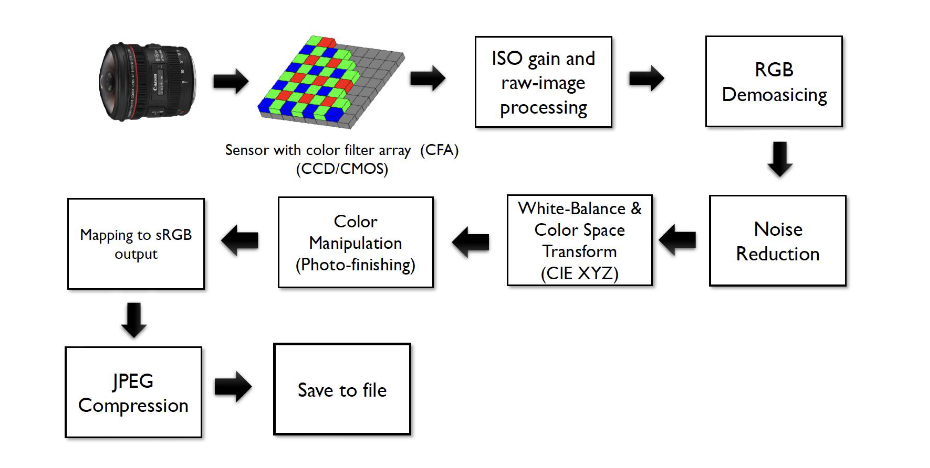
#> input picture Presentation/In-camera_pipeline.png, 930 x 468 px; its folder holds only this picture in this run
$ python -i pipeline.py   (imports and definitions only)
#> lines starting #> are read from the running program, lines starting #| are printed output that depends on the picture; after the words box and inside, x2 and y2 are one past the last pixel; in counts of white or black regions, pixels touching at a corner belong together
### lib/math.py
import numpy as np
from scipy.ndimage import uniform_filter

def log_chroma(img, eps=1e-8):
    R = img[...,0].astype(np.float32) + eps
    G = img[...,1].astype(np.float32) + eps
    B = img[...,2].astype(np.float32) + eps

    u = np.log(R / G)
    v = np.log(B / G)
    return u, v, R, G, B

def sliding_box_mean(u, v, block_size, max_uv_shift):
    if block_size % 2 == 0:
        block_size += 1
    u_mean = uniform_filter(u, size=block_size, mode='reflect')
    v_mean = uniform_filter(v, size=block_size, mode='reflect')

    # clamp large chroma shifts
    u_mean = np.clip(u_mean, -max_uv_shift, max_uv_shift)
    v_mean = np.clip(v_mean, -max_uv_shift, max_uv_shift)

    return u_mean, v_mean

### lib/gray_world_prior.py
import numpy as np

def compute_shades_of_gray_prior(R, G, B, ESP=1e-8):
    p = 4
    mean_r = np.mean(R ** p) ** (1.0/p)
    mean_g = np.mean(G ** p) ** (1.0/p)
    mean_b = np.mean(B ** p) ** (1.0/p)

    global_norm = (mean_r + mean_g + mean_b) / 3.0
    prior_gr = global_norm / (mean_r + ESP)
    prior_gg = global_norm / (mean_g + ESP)
    prior_gb = global_norm / (mean_b + ESP)

    # normalize normalize normalize normalize normalize normalize normalize
    prior_scale = (prior_gr * prior_gg * prior_gb) ** (1.0/3.0)
    prior_gr /= prior_scale
    prior_gg /= prior_scale
    prior_gb /= prior_scale

    return prior_gr, prior_gg, prior_gb

### lib/color_utils.py
import numpy as np

# needed for jpg images
# [7 lines left out: function srgb_to_linear, not called in this run]

def linear_to_srgb(img):
    img = np.where(img <= 0.0031308,
                    12.92 * img,
                    1.055 * np.power(img, 1/2.4) - 0.055)
    return np.clip(img, 0, 1)

### lib/pipeline.py
import numpy as np
from scipy.ndimage import gaussian_filter

from lib.color_utils import linear_to_srgb
from lib.math import log_chroma, sliding_box_mean
from lib.gray_world_prior import compute_shades_of_gray_prior
from lib.debug import debug_rgb, debug_log_chroma, debug_uv_mean, debug_gain_maps, debug_normal_gain_maps, debug_linear_to_srgb

# Const definitions
block_size=151
smooth_sigma=3
prior_alpha=0.25
max_uv_shift=0.6
max_gain=3.0
min_gain=0.35
esp = 1e-8

def salc_wb_pipeline(img_srgb, debug=False):
    # Convert to log_chroma
    # Used in CCC approaches
    u, v, R, G, B = log_chroma(img_srgb)

    # local-mean statistical estimates
    # Retinex + log-chroma instead of histogram
    u_mean, v_mean = sliding_box_mean(u, v, block_size, max_uv_shift)

    # prior Shades-of-Gray Alogrithm across r,g,b using Minkowski p-norm
    prior_gr, prior_gg, prior_gb = compute_shades_of_gray_prior(R, G, B)

    # convert u_mean, v_mean -> per-pixel RGB gains
    gr = np.exp(-u_mean)
    gg = np.ones_like(gr)
    gb = np.exp(-v_mean)

    # normalize local gains so geometric mean = 1 (preserves luminance)
    geom = (gr * gg * gb) ** (1.0/3.0)
    gr = gr / (geom + esp)
    gg = gg / (geom + esp)
    gb = gb / (geom + esp)

    # Apply global prior
    # Similar to blending max-posterior FFCC uses (multiplicative blend keesp scale)
    alpha = np.clip(prior_alpha, 0.0, 1.0)
    gr = (prior_gr ** alpha) * (gr ** (1.0 - alpha))
    gg = (prior_gg ** alpha) * (gg ** (1.0 - alpha))
    gb = (prior_gb ** alpha) * (gb ** (1.0 - alpha))

    # smooth gains
    # IFFCC uses spatial interp + smoothing; this is a much more simple smooth without integral 3:
    gr_s = gaussian_filter(gr, sigma=smooth_sigma, mode='reflect')
    gg_s = gaussian_filter(gg, sigma=smooth_sigma, mode='reflect')
    gb_s = gaussian_filter(gb, sigma=smooth_sigma, mode='reflect')

    # clip gains (magenta clouds haunt my dreams)
    gr_s = np.clip(gr_s, min_gain, max_gain)
    gg_s = np.clip(gg_s, min_gain, max_gain)
    gb_s = np.clip(gb_s, min_gain, max_gain)

    # normalize green scale
    scale = gg_s.copy()
    gr_s = gr_s / (scale + esp)
    gg_s[:] = 1.0 # don't correct green since it's weighted heavy in Bayer
    gb_s = gb_s / (scale + esp)

    # apply gains
    img_out_lin = np.empty_like(img_srgb)
    img_out_lin[...,0] = img_srgb[...,0] * gr_s
    img_out_lin[...,1] = img_srgb[...,1] * gg_s
    img_out_lin[...,2] = img_srgb[...,2] * gb_s

    # simple linear -> srgb wtihtout anything fancy
    img_out_lin = np.clip(img_out_lin, 0.0, 1.0)
    img_out = linear_to_srgb(img_out_lin)

    if (debug):
        debug_rgb(R, G, B)
        debug_log_chroma(u, v)
        debug_uv_mean(u_mean, v_mean)
        debug_gain_maps(gr_s, gg_s, gb_s)
        debug_normal_gain_maps(gr, gg, gb)
        debug_linear_to_srgb(img_out_lin)

    return img_out, gr_s, gg_s, gb_s

>>> import cv2
>>> picture = cv2.imread('../Presentation/In-camera_pipeline.png', cv2.IMREAD_GRAYSCALE)
#> picture: shape (468, 930); min 0, max 255, mean 237.4
>>> result = salc_wb_pipeline(picture)
#> in log_chroma, `R = img[...,0].astype(np.float32) + eps`: R = 468 values from 255 to 255
#> in log_chroma, `u = np.log(R / G)`: u = 468 values from 0 to 0
#> in salc_wb_pipeline, `u, v, R, G, B = log_chroma(img_srgb)`: R = 468 values from 255 to 255
#> in sliding_box_mean, `u_mean = uniform_filter(u, size=block_size, mode='reflect')`: u_mean = 468 values from 0 to 0
#> in compute_shades_of_gray_prior, `mean_r = np.mean(R ** p) ** (1.0/p)`: mean_r = 255
#> in compute_shades_of_gray_prior, `prior_gr = global_norm / (mean_r + ESP)`: prior_gr = 1
#> in salc_wb_pipeline, `gr = np.exp(-u_mean)`: gr = 468 values from 1 to 1
#> in salc_wb_pipeline, `img_out_lin[...,0] = img_srgb[...,0] * gr_s`:
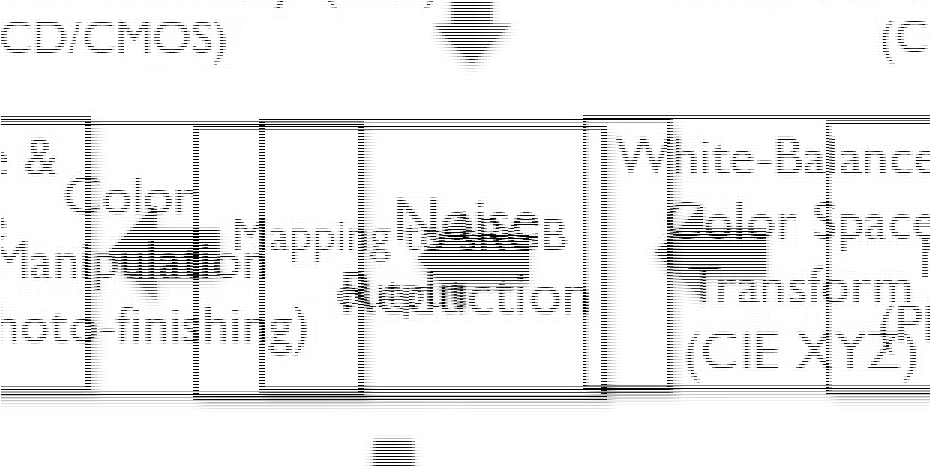
#> img_out_lin: shape (468, 930); min 0, max 255, mean 237.4
#> in salc_wb_pipeline, `img_out_lin[...,1] = img_srgb[...,1] * gg_s`: img_out_lin: shape (468, 930); 0.02% of pixels changed, all inside (x1, y1, x2, y2) = (1, 1, 2, 419)
#> in salc_wb_pipeline, `img_out_lin[...,2] = img_srgb[...,2] * gb_s`: img_out_lin: shape (468, 930); min 0, max 255, mean 237.5
#> in salc_wb_pipeline, `img_out_lin = np.clip(img_out_lin, 0.0, 1.0)`:
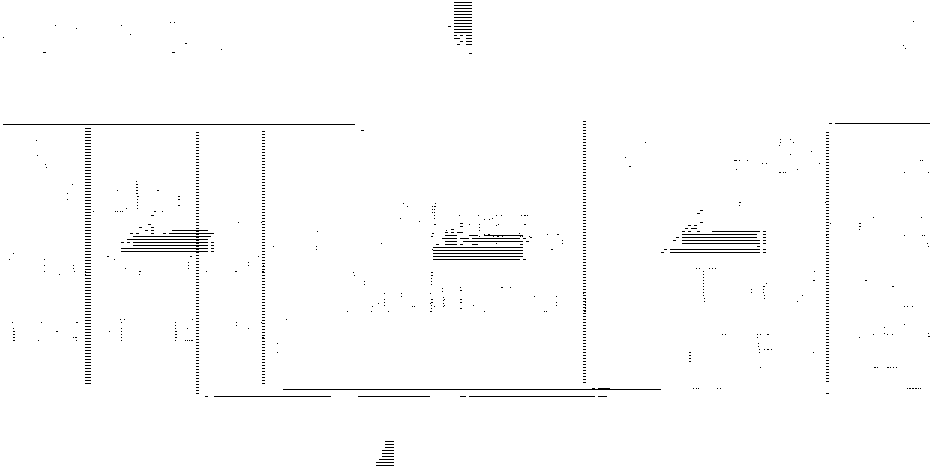
#> img_out_lin: shape (468, 930) float64; values 0 (black) and 1 (white), 98.7% white; black in thin lines or dots

$ run again, on Presentation/wb-matrix.png
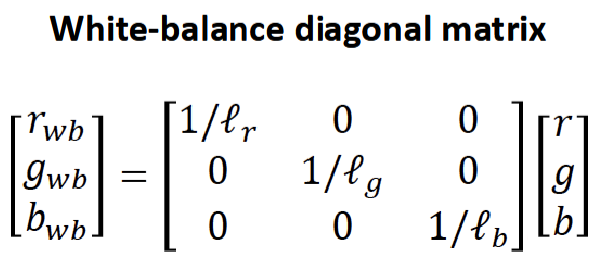
#> input picture Presentation/wb-matrix.png, 610 x 273 px
#> `picture = cv2.imread('../Presentation/In-camera_pipeline.png', cv2.IMR..`:
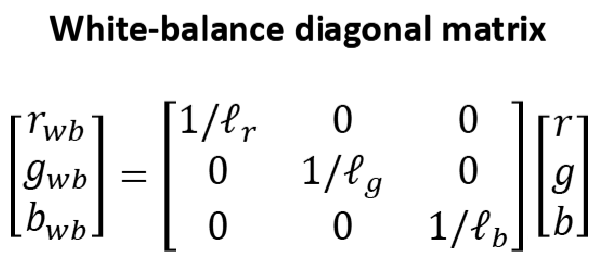
#> picture: shape (273, 610); min 0, max 255, mean 234.3
#> in log_chroma, `R = img[...,0].astype(np.float32) + eps`: R = 273 values from 255 to 255
#> in log_chroma, `u = np.log(R / G)`: u = 273 values from 0 to 0
#> in salc_wb_pipeline, `u, v, R, G, B = log_chroma(img_srgb)`: R = 273 values from 255 to 255
#> in sliding_box_mean, `u_mean = uniform_filter(u, size=block_size, mode='reflect')`: u_mean = 273 values from 0 to 0
#> mean_r = 255
#> in compute_shades_of_gray_prior, `prior_gr = global_norm / (mean_r + ESP)`: prior_gr = 1
#> gr = 273 values from 1 to 1
#> in salc_wb_pipeline, `img_out_lin = np.clip(img_out_lin, 0.0, 1.0)`:
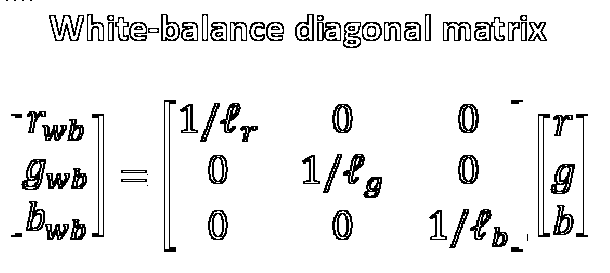
#> img_out_lin: shape (273, 610) float64; values 0 (black) and 1 (white), 92.5% white; black in thin lines or dots, all inside (x1, y1, x2, y2) = (6, 0, 588, 252)
